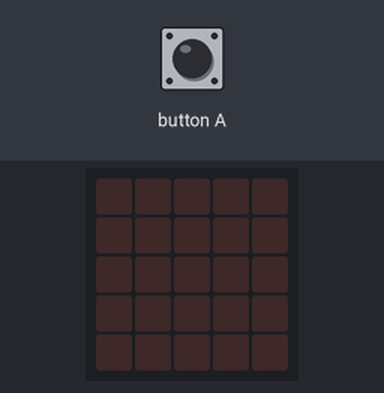
A program run on a simulated BBC micro:bit (MakeCode). Parts: the board's 5×5 LED display. The inputs (shaded band) are chosen by the test bench.

Above: at 1.2 s.
1.3 s: button A pressed for 0.15 s
At 2.0 s:
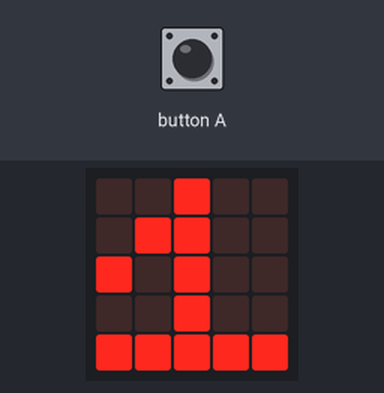
At 3.9 s:
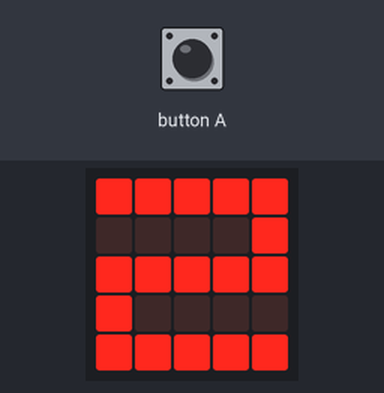
Timing chart, 0 to 5.4 s (numbered marks = the images above; inputs shaded):
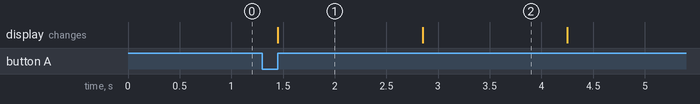

The program:

main.ts
```typescript
input.onButtonPressed(Button.A, function () {
    basic.showLeds(`
        . . # . .
        . # # . .
        # . # . .
        . . # . .
        # # # # #
        `)
    basic.pause(1000)
    basic.showLeds(`
        # # # # #
        . . . . #
        # # # # #
        # . . . .
        # # # # #
        `)
    basic.pause(1000)
    basic.showLeds(`
        # # # # #
        . . . . #
        # # # # #
        . . . . #
        # # # # #
        `)
    basic.pause(1000)
    basic.showLeds(`
        # . . . #
        # . . . #
        # # # # #
        . . . . #
        . . . . #
        `)
    basic.pause(1000)
    basic.showLeds(`
        # # # # #
        # . . . .
        # # # # #
        . . . . #
        # # # # #
        `)
    basic.pause(1000)
    basic.showLeds(`
        # . . . .
        # . . . .
        # # # # #
        # . . . #
        # # # # #
        `)
    basic.pause(1000)
    basic.showLeds(`
        # # # # #
        . . . # .
        . . # . .
        . # . . .
        # . . . .
        `)
    basic.pause(1000)
    basic.showLeds(`
        # # # # #
        # . . . #
        # # # # #
        # . . . #
        # # # # #
        `)
    basic.pause(1000)
    basic.showLeds(`
        # # # # #
        # . . . #
        # # # # #
        . . . . #
        . . . . #
        `)
})
```

test.ts
```typescript
// les tests vont ici ; cela ne sera pas compilé si ce paquet est utilisé en tant qu'extension.
```

Measured:
- after the input at 1.3 s, the display: changes after 0.15 s (image 1)
- what the display in image 1 shows lasts 1.4 s, from 1.5 s to 2.9 s
